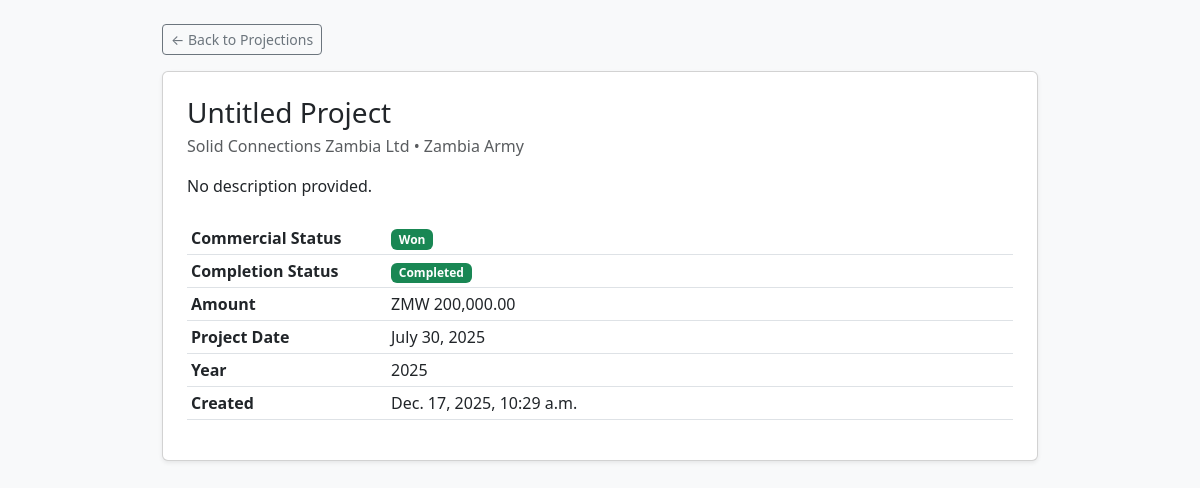
The app's page /projections/project/1/ with its own data.
### projections/models.py (models this page shows, shortened)
class ProjectRecord(models.Model):
    STATUS_CHOICES = (
        ('WON', 'Won'),
        ('LOST', 'Lost'),
        ('PENDING', 'Pending'),
    )
    COMPLETION_CHOICES = (
        ('PENDING_EVALUATION', 'Pending Evaluation'),
        ('NOT_COMPLETED', 'Not Completed'),
        ('COMPLETED', 'Completed'),
    )
    title = models.CharField(
        max_length=255,
        db_index=True,
        default="Untitled Project",
        help_text="Short project title"
    )
    description = models.TextField(
        blank=True,
        help_text="Detailed project description"
    )
    company = models.CharField(
        max_length=200,
        db_index=True
    )
    customer = models.CharField(
        max_length=200,
        db_index=True
    )
    amount = models.DecimalField(
        max_digits=14,
        decimal_places=2
    )
    project_date = models.DateField(
        db_index=True
    )
    status = models.CharField(
        max_length=10,
        choices=STATUS_CHOICES,
        db_index=True
    )
    completion_status = models.CharField(
        max_length=25,
        choices=COMPLETION_CHOICES,
        default='PENDING_EVALUATION',
        db_index=True,
        help_text="Project execution and evaluation status"
    )
    is_active = models.BooleanField(
        default=True,
        db_index=True
    )
    year = models.PositiveIntegerField(
        editable=False,
        db_index=True
    )
    created_at = models.DateTimeField(
        auto_now_add=True
    )
    class Meta:
        ordering = ['-project_date']

### projections/views.py (the view)
# urls.py: path('project/<int:pk>/', views.project_detail, name='project_detail'),
def project_detail(request, pk):
    project = get_object_or_404(ProjectRecord, pk=pk, is_active=True)
    return render(request, "projections/project_detail.html", {
        "project": project
    })

### projections/templates/projections/project_detail.html (shortened to what this page needs)
{% load humanize %}
<!DOCTYPE html>
<html lang="en">
<head>
    <link href="https://cdn.jsdelivr.net/npm/bootstrap@5.3.0/dist/css/bootstrap.min.css" rel="stylesheet">
</head>
<body class="bg-light">
<div class="container py-4" style="max-width:900px">
    <a href="{% url 'projections:dashboardpro' %}"
       class="btn btn-outline-secondary btn-sm mb-3">
        ← Back to Projections
    </a>
    <div class="card p-4 shadow-sm">
        <h3 class="mb-1">{{ project.title }}</h3>
        <div class="text-muted mb-3">
            {{ project.company }} • {{ project.customer }}
        </div>
        <p class="mb-4">
            {{ project.description|linebreaksbr|default:"No description provided." }}
        </p>
        <table class="table table-sm align-middle">
            <tr>
                <th style="width:200px">Commercial Status</th>
                <td>
                    {% if project.status == 'WON' %}
                        <span class="badge bg-success">Won</span>
                    {% elif project.status == 'LOST' %}
                        <span class="badge bg-danger">Lost</span>
                    {% else %}
                        <span class="badge bg-warning text-dark">Pending</span>
                    {% endif %}
                </td>
            </tr>
            <tr>
                <th>Completion Status</th>
                <td>
                    {% if project.completion_status == 'COMPLETED' %}
                        <span class="badge bg-success">Completed</span>
                    {% elif project.completion_status == 'NOT_COMPLETED' %}
                        <span class="badge bg-danger">Not Completed</span>
                    {% else %}
                        <span class="badge bg-secondary">Pending Evaluation</span>
                    {% endif %}
                </td>
            </tr>
            <tr>
                <th>Amount</th>
                <td>ZMW {{ project.amount|floatformat:2|intcomma }}</td>
            </tr>
            <tr>
                <th>Project Date</th>
                <td>{{ project.project_date }}</td>
            </tr>
            <tr>
                <th>Year</th>
                <td>{{ project.year }}</td>
            </tr>
            <tr>
                <th>Created</th>
                <td>{{ project.created_at }}</td>
            </tr>
        </table>
    </div>
</div>
</body>
</html>

### records on screen
ProjectRecord: title "Untitled Project", company "Solid Connections Zambia Ltd", customer "Zambia Army", description "No description provided.", amount "200,000.00", project_date "July 30, 2025", year "2025", created_at "Dec. 17, 2025, 10:29 a.m."
